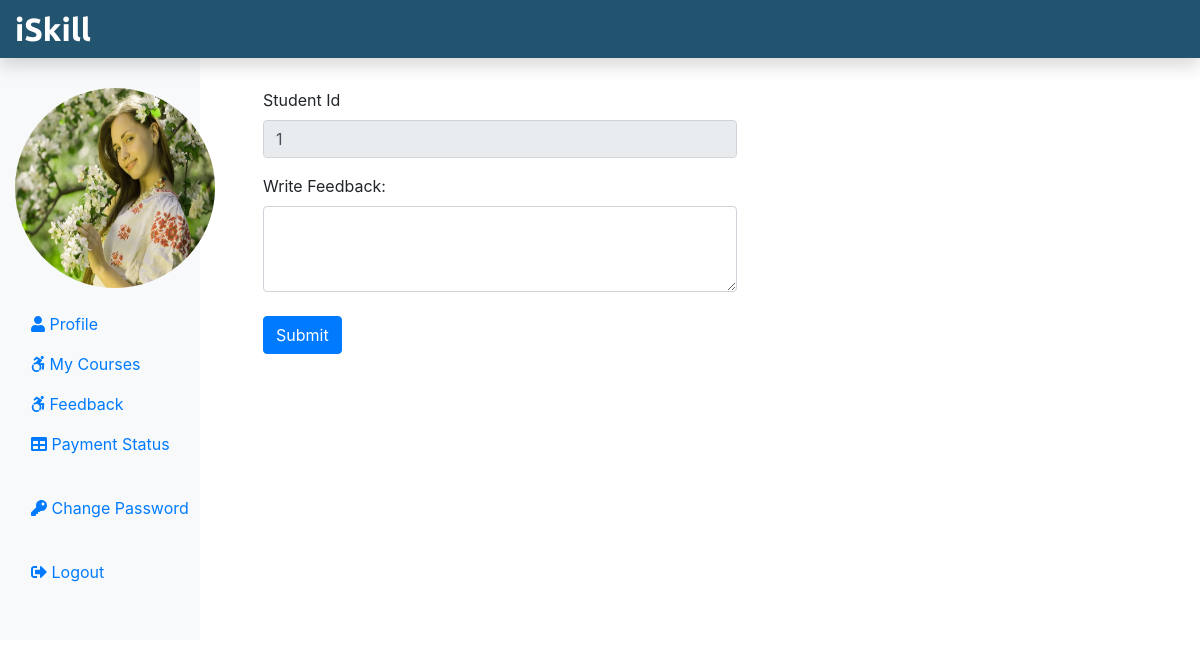
Screenshot of /Student/studentFeedback.php (signed in) with the database file from the repository.
### tables this page shows
CREATE TABLE `tblstudent` (
  `StudentId` int(11) NOT NULL,
  `StudentEmail` varchar(255) NOT NULL,
  `StudentName` varchar(255) NOT NULL,
  `StudentOccupation` varchar(255) NOT NULL,
  `StudentImage` text NOT NULL,
  `StudentPassword` varchar(255) NOT NULL,
  `StudentConfirmPassword` varchar(255) NOT NULL
);

### Student/studentFeedback.php (the view, shortened to what this page needs)
<?php
include('./stuInclude/header.php');
include_once('../dbConnection.php');
if(isset($_SESSION['is_login'])){
    $stuEmail = $_SESSION['stuLogEmail'];
}else
{
    echo "<script> location.href='../index.php'; </script>";
}
$sql = "SELECT * FROM tblStudent WHERE StudentEmail = '$stuEmail'";
$result = $conn->query($sql);
if($result->num_rows == 1){
    $row = $result->fetch_assoc();
    $stuId = $row['StudentId'];
}
?>
<div class="col-sm-6 mt-5">
    <form action="" method="POST" class="mx-5"  enctype="multipart/form-data">
        <div class="form-group">
            <label for="stuId">Student Id</label>
            <input type="text" class="form-control" id="stuId" name="stuId" value ="<?php if(isset($stuId)){ echo $stuId;}?>" readonly>
        </div>
        <div class="form-outline mb-4">
        <label for="f_content"> Write Feedback: </label>
        <textarea class="form-control" id="f_content"
            name="f_content" rows="3"></textarea>
        </div>
        <button type="submit" class="btn btn-primary" name="submitFeedbackBtn">Submit</button>
    </form>
</div>
<?php
    include('./stuInclude/footer.php');
?>

### Student/stuInclude/header.php (shortened to what this page needs)
<?php
include_once('../dbConnection.php');
if(isset($_SESSION['is_login'])){
    $stuLogEmail = $_SESSION['stuLogEmail'];
}
if(isset($stuLogEmail)){
    $sql = "SELECT StudentImage FROM tblStudent WHERE StudentEmail = '$stuLogEmail'";
    $result = $conn->query($sql);
    $row = $result->fetch_assoc();
    $stu_img = $row["StudentImage"];
}
?>
<!DOCTYPE html>
<html lang="en">
<head>
      <link rel="stylesheet" href="https://cdn.jsdelivr.net/npm/bootstrap@4.5.3/dist/css/bootstrap.min.css">
        <link rel = "stylesheet" href="../css/style.css"></link>
</head>
<body>
<nav class="navbar navbar-dark fixed-top flex-md-nowrap p-0 shadow" style="background-color: #225470;">
<a class="navbar-brand col-sm-3 col-md-2 mr-0" href="studentProfile.php">iSkill</a>
</nav>
<div class="container-fluid mb-5" style="margin-top:40px;">
     <div class="row">
        <nav class="col-sm-2 col-md-2 bg-light sidebar py-5 d-print-none">
             <div class="sidebar-sticky">
                 <ul class="nav flex-column">
                     <li class="nav-item mb-3">
                         <img src = "<?php echo $stu_img ?>" alt = "studentimage" class="img-thumbhnail rounded-circle" width = "200" height = "200">
                     </li>
                     <li class="nav-item">
                        <a class="nav-link <?php if(PAGE == 'profile') { echo 'active';} ?>" href="studentProfile.php">
                        <i class="fas fa-user"></i> Profile <span class="sr-only">(current)</span> </a>
                    </li>
                    <li class="nav-item">
                        <a class="nav-link" href="myCourse.php">
                        <i class="fab fa-accessible-icon"></i> My Courses </a>
                    </li>
                     <li class="nav-item">
                        <a class="nav-link" href="studentFeedback.php">
                        <i class="fab fa-accessible-icon"></i> Feedback </a>
                    </li>
                    <li class="nav-item">
                        <a class="nav-link" href="PaymentStatus.php">
                        <i class="fas fa-table"></i> Payment Status </a>
                    </li>
                    <li class="nav-item">
                        <a class="nav-link" href="studentChangePass.php">
                         <i class="fas fa-key"></i> Change Password </a>
                    </li>
                    <li class="nav-item">
                        <a class="nav-link" href="../logout.php">
                        <i class="fas fa-sign-out-alt"></i> Logout </a>
                     </li>
                </ul>
            </div>
        </nav>
</body>
</html>

### css/style.css (style rules this page uses)
.navbar-brand { font-family: 'Ubuntu', sans-serif; font-size: 2em; font-weight: bold; }

### rows the page displays
tblstudent: StudentImage (picture), stuId "1"
